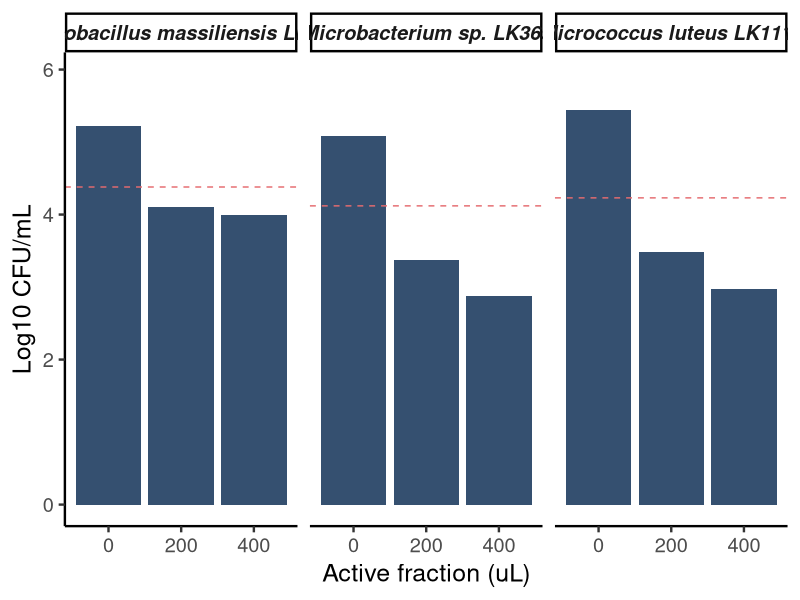
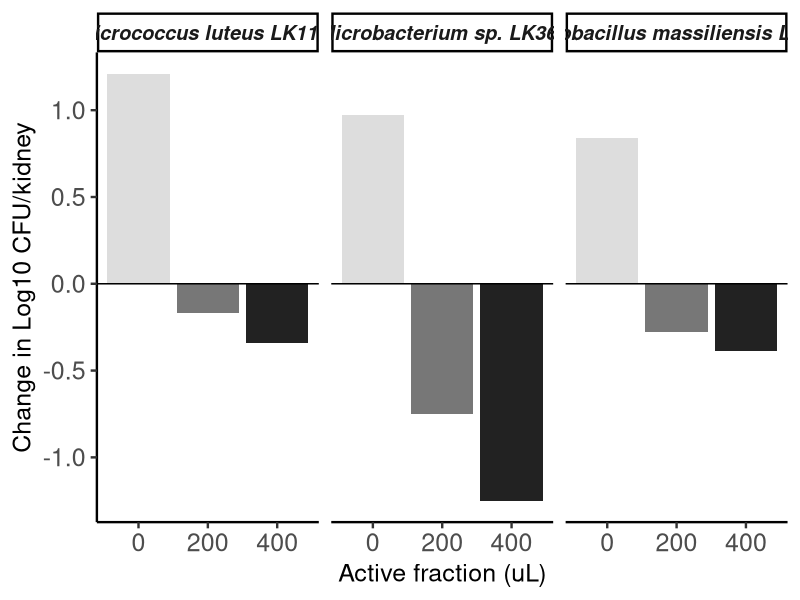

Generate these figures, in order, with R:
# Load library
library(ggplot2)
library(dplyr)

color <- c("#355070", "#6D597A" ,"#B56576", "#E56B6F", "#EAAC8B", "#F1E9DA")

# Create the data frame
data <- data.frame(
  Sample = factor(rep(c("Helcobacillus massiliensis LK130", "Microbacterium sp. LK369", "Micrococcus luteus LK1117"), each=3)),
  Dose = factor(rep(c("0", "200", "400"), 3), levels=c("0", "200", "400")),
  Starting = rep(c(4.38, #LK130
                   4.12, #LK369
                   4.23), #LK1117
                 each=3),
  Change = c(0.84, -0.28, -0.39, # LK130
             0.97, -0.75, -1.25, # LK369
             1.21, -0.17, -0.34), # LK1117
  Ending = c(5.22, 4.10, 3.99, # LK130
             5.09, 3.37, 2.87, # LK369
             5.44, 3.48, 2.98) #LK1117
)

data %>%
  mutate(Sample = factor(Sample, levels = c("Micrococcus luteus LK1117", "Microbacterium sp. LK369", "Helcobacillus massiliensis LK130"))) %>%
  ggplot(aes(x=Dose, y=Ending)) +
  geom_bar(stat="identity", fill="#355070") +
  geom_hline(data=data.frame(Sample=c("Micrococcus luteus LK1117", "Microbacterium sp. LK369", "Helcobacillus massiliensis LK130"), yint=c(4.23, 4.12, 4.38)),
             aes(yintercept=yint), linetype="dashed", color="#E56B6F") +
  labs(x="Active fraction (uL)", y="Log10 CFU/mL") +
  facet_wrap(~Sample) +
  theme_classic(base_size = 18) +
  ylim(0, max(data$Ending) + 0.5) +
  theme(strip.text = element_text(face = "bold.italic"))


data %>%
  mutate(Sample = factor(Sample, levels = c("Micrococcus luteus LK1117", "Microbacterium sp. LK369", "Helcobacillus massiliensis LK130"))) %>%
  ggplot(aes(x=Dose, y=Change, fill = Dose)) +
  geom_bar(stat="identity") +
  scale_fill_manual(values = c("#dddddd", "#777777", "#222222")) +
  geom_hline(yintercept=0, linetype="solid", color="black") + 
  labs(x="Active fraction (uL)", y="Change in Log10 CFU/kidney") +
  facet_wrap(~Sample) +
  theme_classic(base_size = 18) +
  #ylim(-0.5, 0.84) +
  theme(strip.text = element_text(face = "bold.italic"),
        axis.text.x = element_text(size = 18),
        axis.text.y = element_text(size = 18),
        legend.position = "none")

